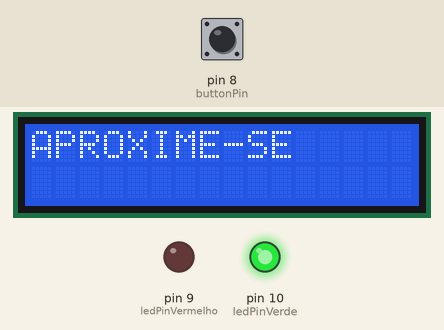
A sketch run on a simulated Arduino Uno, built with avr-gcc and run on an emulated ATmega328P. Shown: 16×2 character LCD, output pins drawn as LEDs (lit = HIGH). The inputs (shaded band) are chosen by the test bench; at power-on: pin 8 (buttonPin) LOW. What the sketch prints to the serial monitor is not drawn.

Above: at 1.2 s.
1.3 s: pin 8 (buttonPin) pulled HIGH for 0.15 s
At 2.3 s:
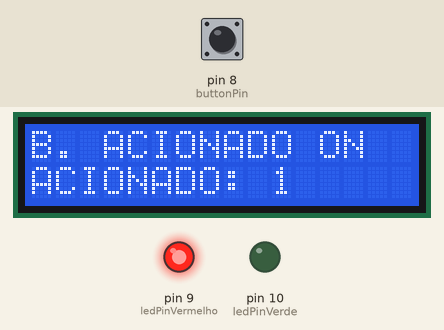
4.4 s: pin 8 (buttonPin) pulled HIGH for 3.2 s
At 8.3 s:
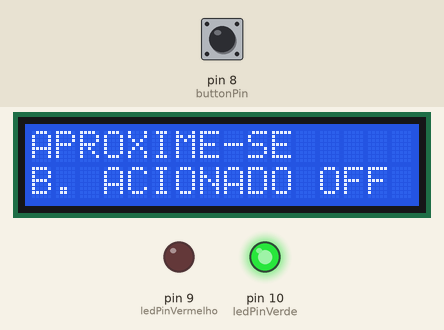
9.1 s: pin 8 (buttonPin) pulled HIGH for 1 s
At 9.4 s:
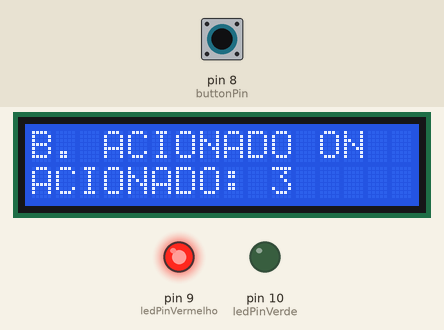
12.6 s: pin 8 (buttonPin) pulled HIGH for 0.15 s
At 13.3 s:
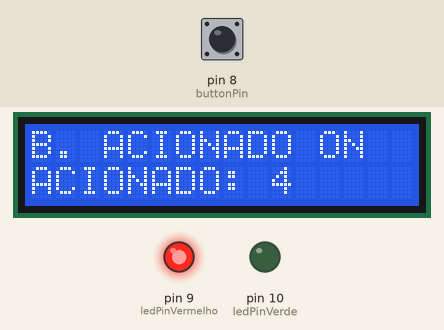
Timing chart, 0 to 16.1 s (numbered marks = the images above; inputs shaded):
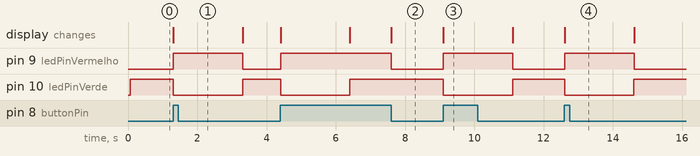

The sketch:

tap_module.ino
```cpp
#include <LiquidCrystal.h>

const int rs = 12, en = 11, d4 = 5, d5 = 4, d6 = 3, d7 = 2;
LiquidCrystal lcd(rs, en, d4, d5, d6, d7);

const int  buttonPin = 8;
const int ledPinVermelho = 9;
const int ledPinVerde = 10;

// variaveis
int buttonPushCounter = 0;
int buttonState = 0;
int lastButtonState = 0;

// inicializando o botao, led e o serial
void setup() {
  lcd.begin(16, 2);
  pinMode(buttonPin, INPUT);
  pinMode(ledPinVermelho, OUTPUT);
  pinMode(ledPinVerde, OUTPUT);
  Serial.begin(9600);
}

void loop() {
  buttonState = digitalRead(buttonPin);
  lcd.setCursor(0,0);
  lcd.print("APROXIME-SE");
  digitalWrite(ledPinVerde, HIGH);

  if (buttonState != lastButtonState) {
    if (buttonState == HIGH) {
      buttonPushCounter++;
      Serial.println("on");
      Serial.print("Numero de vezes que o botão foi pressionado:  ");
      Serial.println(buttonPushCounter);

      lcd.clear();
      lcd.setCursor(0,0);
      lcd.print("B. ACIONADO ON");
      lcd.setCursor(0,1);
      lcd.print("ACIONADO: ");
      lcd.print(buttonPushCounter);
      digitalWrite(ledPinVermelho, HIGH);
      digitalWrite(ledPinVerde, LOW);
      delay(2000);
    }
    else {
      Serial.println("off");
      lcd.clear();
      lcd.setCursor(0,1);
      lcd.print("B. ACIONADO OFF");
      digitalWrite(ledPinVermelho, LOW);
      digitalWrite(ledPinVerde, HIGH);
    }
  }
  lastButtonState = buttonState;
}
```

Measured:
- after the input at 1.3 s, pin 9 (ledPinVermelho): LOW → HIGH at once, → LOW 2.0 s later; pin 10 (ledPinVerde): HIGH → LOW at once, → HIGH 2.0 s later; the display: changes at once (image 1)
- after the input at 4.4 s, pin 9 (ledPinVermelho): LOW → HIGH at once, → LOW 3.2 s later; pin 10 (ledPinVerde): HIGH → LOW at once, → HIGH 2.0 s later; the display: first changes at once (image 2 shows a later state)
- after the input at 9.1 s, pin 9 (ledPinVermelho): LOW → HIGH at once, → LOW 2.0 s later; pin 10 (ledPinVerde): HIGH → LOW at once, → HIGH 2.0 s later; the display: changes at once (image 3)
- after the input at 12.6 s, pin 9 (ledPinVermelho): LOW → HIGH at once, → LOW 2.0 s later; pin 10 (ledPinVerde): HIGH → LOW at once, → HIGH 2.0 s later; the display: changes at once (image 4)
